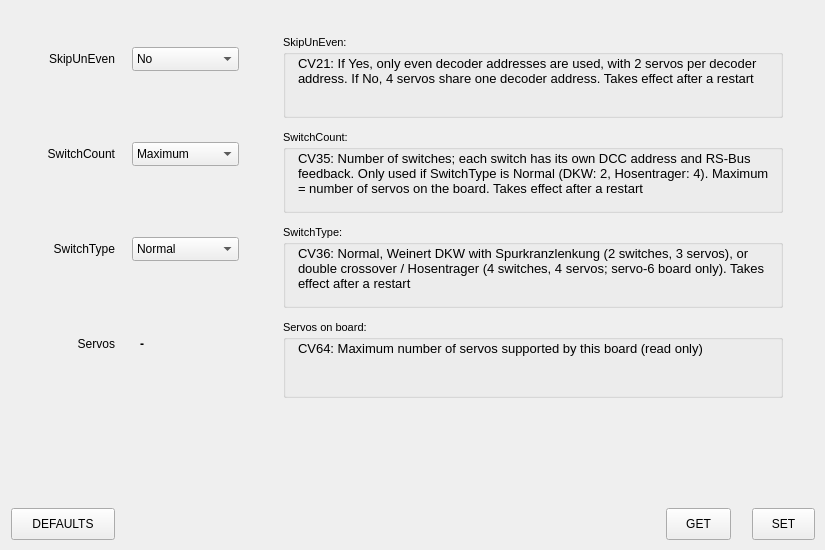
<?xml version='1.0' encoding='UTF-8'?>
<ui version="4.0">
 <class>ServoTab</class>
 <widget class="QWidget" name="ServoTab">
  <property name="geometry">
   <rect>
    <x>0</x>
    <y>0</y>
    <width>825</width>
    <height>550</height>
   </rect>
  </property>
  <widget class="QLabel" name="label1">
   <property name="geometry">
    <rect>
     <x>20</x>
     <y>51</y>
     <width>95</width>
     <height>16</height>
    </rect>
   </property>
   <property name="text">
    <string>SkipUnEven</string>
   </property>
   <property name="alignment">
    <set>Qt::AlignRight|Qt::AlignVCenter</set>
   </property>
  </widget>
  <widget class="CenteredComboBox" name="comboSkipUnEven">
   <property name="geometry">
    <rect>
     <x>132</x>
     <y>47</y>
     <width>107</width>
     <height>24</height>
    </rect>
   </property>
   <item>
    <property name="text">
     <string>No</string>
    </property>
   </item>
   <item>
    <property name="text">
     <string>Yes</string>
    </property>
   </item>
  </widget>
  <widget class="QGroupBox" name="groupBox2">
   <property name="geometry">
    <rect>
     <x>283</x>
     <y>35</y>
     <width>500</width>
     <height>83</height>
    </rect>
   </property>
   <property name="title">
    <string>SkipUnEven:</string>
   </property>
   <property name="font">
    <font>
     <pointsize>8</pointsize>
    </font>
   </property>
   <widget class="QLabel" name="label3">
    <property name="geometry">
     <rect>
      <x>15</x>
      <y>21</y>
      <width>478</width>
      <height>58</height>
     </rect>
    </property>
    <property name="text">
     <string>CV21: If Yes, only even decoder addresses are used, with 2 servos per decoder address. If No, 4 servos share one decoder address. Takes effect after a restart</string>
    </property>
    <property name="alignment">
     <set>Qt::AlignLeft|Qt::AlignTop</set>
    </property>
    <property name="wordWrap">
     <bool>true</bool>
    </property>
    <property name="font">
     <font>
      <pointsize>10</pointsize>
      <bold>false</bold>
     </font>
    </property>
   </widget>
  </widget>
  <widget class="QLabel" name="label4">
   <property name="geometry">
    <rect>
     <x>20</x>
     <y>146</y>
     <width>95</width>
     <height>16</height>
    </rect>
   </property>
   <property name="text">
    <string>SwitchCount</string>
   </property>
   <property name="alignment">
    <set>Qt::AlignRight|Qt::AlignVCenter</set>
   </property>
  </widget>
  <widget class="CenteredComboBox" name="comboSwitchCount">
   <property name="geometry">
    <rect>
     <x>132</x>
     <y>142</y>
     <width>107</width>
     <height>24</height>
    </rect>
   </property>
   <item>
    <property name="text">
     <string>Maximum</string>
    </property>
   </item>
   <item>
    <property name="text">
     <string>1</string>
    </property>
   </item>
   <item>
    <property name="text">
     <string>2</string>
    </property>
   </item>
   <item>
    <property name="text">
     <string>3</string>
    </property>
   </item>
   <item>
    <property name="text">
     <string>4</string>
    </property>
   </item>
   <item>
    <property name="text">
     <string>5</string>
    </property>
   </item>
   <item>
    <property name="text">
     <string>6</string>
    </property>
   </item>
  </widget>
  <widget class="QGroupBox" name="groupBox5">
   <property name="geometry">
    <rect>
     <x>283</x>
     <y>130</y>
     <width>500</width>
     <height>83</height>
    </rect>
   </property>
   <property name="title">
    <string>SwitchCount:</string>
   </property>
   <property name="font">
    <font>
     <pointsize>8</pointsize>
    </font>
   </property>
   <widget class="QLabel" name="label6">
    <property name="geometry">
     <rect>
      <x>15</x>
      <y>21</y>
      <width>478</width>
      <height>58</height>
     </rect>
    </property>
    <property name="text">
     <string>CV35: Number of switches; each switch has its own DCC address and RS-Bus feedback. Only used if SwitchType is Normal (DKW: 2, Hosentrager: 4). Maximum = number of servos on the board. Takes effect after a restart</string>
    </property>
    <property name="alignment">
     <set>Qt::AlignLeft|Qt::AlignTop</set>
    </property>
    <property name="wordWrap">
     <bool>true</bool>
    </property>
    <property name="font">
     <font>
      <pointsize>10</pointsize>
      <bold>false</bold>
     </font>
    </property>
   </widget>
  </widget>
  <widget class="QLabel" name="label7">
   <property name="geometry">
    <rect>
     <x>20</x>
     <y>241</y>
     <width>95</width>
     <height>16</height>
    </rect>
   </property>
   <property name="text">
    <string>SwitchType</string>
   </property>
   <property name="alignment">
    <set>Qt::AlignRight|Qt::AlignVCenter</set>
   </property>
  </widget>
  <widget class="CenteredComboBox" name="comboSwitchType">
   <property name="geometry">
    <rect>
     <x>132</x>
     <y>237</y>
     <width>107</width>
     <height>24</height>
    </rect>
   </property>
   <item>
    <property name="text">
     <string>Normal</string>
    </property>
   </item>
   <item>
    <property name="text">
     <string>DKW</string>
    </property>
   </item>
   <item>
    <property name="text">
     <string>Hosentrager</string>
    </property>
   </item>
  </widget>
  <widget class="QGroupBox" name="groupBox8">
   <property name="geometry">
    <rect>
     <x>283</x>
     <y>225</y>
     <width>500</width>
     <height>83</height>
    </rect>
   </property>
   <property name="title">
    <string>SwitchType:</string>
   </property>
   <property name="font">
    <font>
     <pointsize>8</pointsize>
    </font>
   </property>
   <widget class="QLabel" name="label9">
    <property name="geometry">
     <rect>
      <x>15</x>
      <y>21</y>
      <width>478</width>
      <height>58</height>
     </rect>
    </property>
    <property name="text">
     <string>CV36: Normal, Weinert DKW with Spurkranzlenkung (2 switches, 3 servos), or double crossover / Hosentrager (4 switches, 4 servos; servo-6 board only). Takes effect after a restart</string>
    </property>
    <property name="alignment">
     <set>Qt::AlignLeft|Qt::AlignTop</set>
    </property>
    <property name="wordWrap">
     <bool>true</bool>
    </property>
    <property name="font">
     <font>
      <pointsize>10</pointsize>
      <bold>false</bold>
     </font>
    </property>
   </widget>
  </widget>
  <widget class="QLabel" name="label10">
   <property name="geometry">
    <rect>
     <x>20</x>
     <y>336</y>
     <width>95</width>
     <height>16</height>
    </rect>
   </property>
   <property name="text">
    <string>Servos</string>
   </property>
   <property name="alignment">
    <set>Qt::AlignRight|Qt::AlignVCenter</set>
   </property>
  </widget>
  <widget class="QLabel" name="textServosOnBoard">
   <property name="geometry">
    <rect>
     <x>140</x>
     <y>336</y>
     <width>90</width>
     <height>16</height>
    </rect>
   </property>
   <property name="text">
    <string>-</string>
   </property>
   <property name="alignment">
    <set>Qt::AlignLeft|Qt::AlignVCenter</set>
   </property>
   <property name="font">
    <font>
     <bold>true</bold>
    </font>
   </property>
  </widget>
  <widget class="QGroupBox" name="groupBox11">
   <property name="geometry">
    <rect>
     <x>283</x>
     <y>320</y>
     <width>500</width>
     <height>78</height>
    </rect>
   </property>
   <property name="title">
    <string>Servos on board:</string>
   </property>
   <property name="font">
    <font>
     <pointsize>8</pointsize>
    </font>
   </property>
   <widget class="QLabel" name="label12">
    <property name="geometry">
     <rect>
      <x>15</x>
      <y>21</y>
      <width>478</width>
      <height>53</height>
     </rect>
    </property>
    <property name="text">
     <string>CV64: Maximum number of servos supported by this board (read only)</string>
    </property>
    <property name="alignment">
     <set>Qt::AlignLeft|Qt::AlignTop</set>
    </property>
    <property name="wordWrap">
     <bool>true</bool>
    </property>
    <property name="font">
     <font>
      <pointsize>10</pointsize>
      <bold>false</bold>
     </font>
    </property>
   </widget>
  </widget>
  <widget class="QPushButton" name="buttonServoTabDefaults">
   <property name="geometry">
    <rect>
     <x>11</x>
     <y>508</y>
     <width>104</width>
     <height>32</height>
    </rect>
   </property>
   <property name="text">
    <string>DEFAULTS</string>
   </property>
  </widget>
  <widget class="QPushButton" name="buttonServoTabGet">
   <property name="geometry">
    <rect>
     <x>666</x>
     <y>508</y>
     <width>65</width>
     <height>32</height>
    </rect>
   </property>
   <property name="text">
    <string>GET</string>
   </property>
  </widget>
  <widget class="QPushButton" name="buttonServoTabSet">
   <property name="geometry">
    <rect>
     <x>752</x>
     <y>508</y>
     <width>63</width>
     <height>32</height>
    </rect>
   </property>
   <property name="text">
    <string>SET</string>
   </property>
  </widget>
 </widget>
 <customwidgets>
  <customwidget>
   <class>CenteredComboBox</class>
   <extends>QComboBox</extends>
   <header>CenteredComboBox.h</header>
  </customwidget>
 </customwidgets>
 <resources />
 <connections />
</ui>
